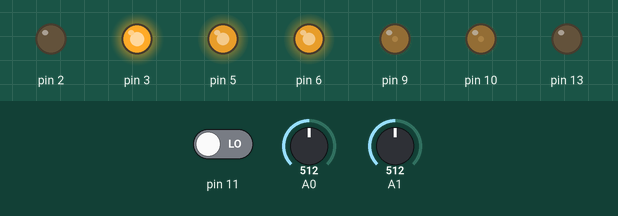
The program below on a simulated Arduino Pro Mini, built with avr-gcc and run on an emulated ATmega328P. Parts: output pins drawn as LEDs (lit = HIGH). The inputs (shaded band) are chosen by the test bench; at power-on: A1 = 512, A0 = 512, pin 11 LOW.

Above: at 1.2 s.
1.3 s: A1 set to 492
At 1.56 s:
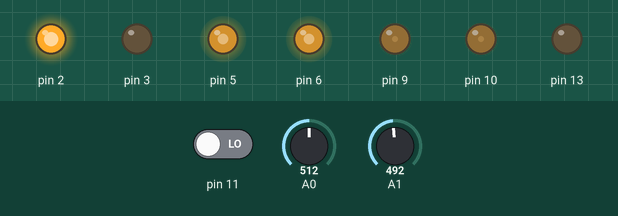
4.3 s: A0 set to 152
7.3 s: A0 set to 135
At 7.56 s:
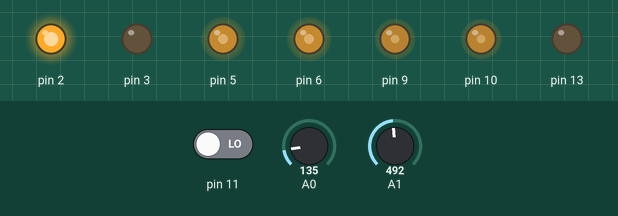
10.3 s: A1 set to 511
At 10.56 s:
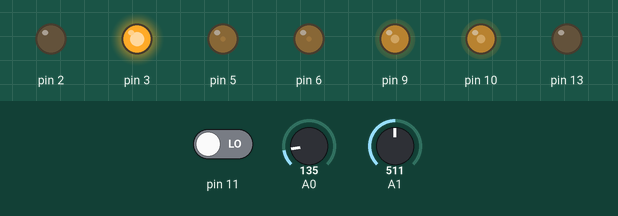
13.3 s: A0 set to 78
16.3 s: A0 set to 65
At 16.56 s:
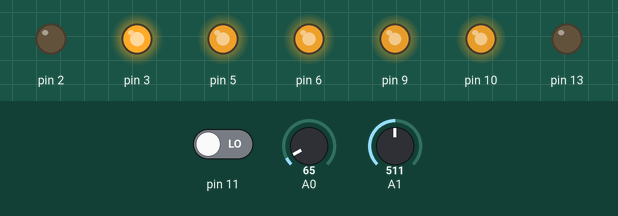
Timing chart, 0 to 20.3 s (numbered marks = the images above; inputs shaded):
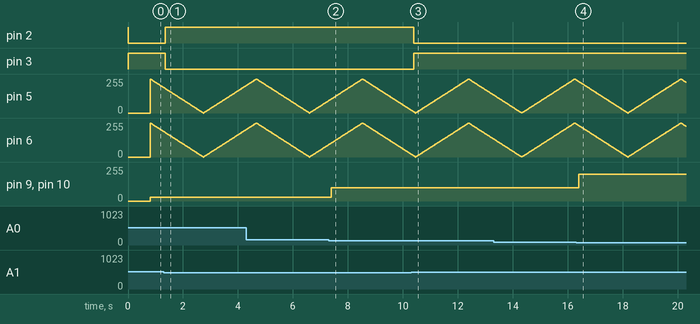

The program:

main.cpp
```cpp
#include <Arduino.h>
#include <Arduino_FreeRTOS.h>
#include <functions.h>
#include <configurations.h>

#define NZEROS 4
#define NPOLES 4
#define GAIN   1.509971716e+00

void TaskControlLightMode( void *pvParameters );
void TaskReadModeButton( void *pvParameters );
void TaskReadLightSensor( void *pvParameters );
void TaskBlink( void *pvParameters );

int light_mode = LIGHT_OFF;
int blink_mode = BLINK_OFF;
int press_duration = 0;

int intensity_mode = MODO_INTENSIDAD_NORMAL;

int short_press_flag = 0;
int blink_counter = 0;

int light_sensor_read = 0;
int light_sensor_read2 = 0;
int light_sensor_normalized_mapped = 0;
float light_sensor_filtered = 0;
float light_sensor_filtered_mapped = 0;

int battery_3_7_voltage = 0;


void setup() {

  Serial.begin(9600);

  /* Configuración de los pines de entrada y salida */
  pinMode(MODE_BUTTON, INPUT);
  pinMode(LED_PIN_FOCUS, OUTPUT);
  pinMode(LED_PIN_WIDE, OUTPUT);
  pinMode(LED_PIN_BATTERY_RED, OUTPUT);
  pinMode(LED_PIN_BATTERY_YELLOW, OUTPUT);
  pinMode(LED_PIN_BATTERY_GREEN, OUTPUT);

  /* Creación de las tareas */
  xTaskCreate(
    TaskControlLightMode
    ,  (const portCHAR *)"ControlLightMode"
    ,  128  // Stack size
    ,  NULL
    ,  3    // Priority
    ,  NULL );

  xTaskCreate(
    TaskReadModeButton
    ,  (const portCHAR *) "ReadModeButton"
    ,  128   // Stack size
    ,  NULL
    ,  2     // Priority
    ,  NULL );

  xTaskCreate(
    TaskReadLightSensor
    ,  (const portCHAR *) "ReadLightSensor"
    ,  128  // Stack size
    ,  NULL
    ,  2    // Priority
    ,  NULL );

  xTaskCreate(
    TaskBlink
    ,  (const portCHAR *)"Blink"
    ,  128  // Stack size
    ,  NULL
    ,  2    // Priority
    ,  NULL );


}

void loop()
{
  // Nada. La magia sucede en las tareas
}

/* Tarea encargada de controlar la intensidad de los LEDs principales */
void TaskControlLightMode(void *pvParameters)
{
  (void) pvParameters;

  for (;;)
  {

    switch(light_mode)
     {
       case LIGHT_OFF:
         analogWrite(LED_PIN_FOCUS, 0);
         analogWrite(LED_PIN_WIDE, 0);
         blink_mode = BLINK_OFF;
         break;
       case LIGHT_ADAPTABLE:
         blink_mode = BLINK_BREATH;
          switch(intensity_mode)
          {
            case MODO_INTENSIDAD_CERCA:
              analogWrite(LED_PIN_FOCUS, PWM_CERCA );
              analogWrite(LED_PIN_WIDE, PWM_CERCA );
              break;
            case MODO_INTENSIDAD_NORMAL:
              analogWrite(LED_PIN_FOCUS, PWM_NORMAL );
              analogWrite(LED_PIN_WIDE, PWM_NORMAL );
              break;
            case MODO_INTENSIDAD_LEJOS:
              analogWrite(LED_PIN_FOCUS, PWM_LEJOS );
              analogWrite(LED_PIN_WIDE, PWM_LEJOS );
              break;
          }
         break;
       case LIGHT_WIDE:
         analogWrite(LED_PIN_WIDE, PWM_CERCA);
         analogWrite(LED_PIN_FOCUS, PWM_APAGADO);
         blink_mode = BLINK_SLOW;
         break;
       case LIGHT_FOCUS:
         analogWrite(LED_PIN_FOCUS, PWM_MAXIMO);
         analogWrite(LED_PIN_WIDE, PWM_APAGADO);
         blink_mode = BLINK_SLOW;
         break;
       case LIGHT_WIDE_AND_FOCUS:
         analogWrite(LED_PIN_FOCUS, PWM_LEJOS);
         analogWrite(LED_PIN_WIDE, PWM_LEJOS);
         blink_mode = BLINK_FAST;
         break;
       default:
         light_mode = LIGHT_OFF;
         break;
     }

    vTaskDelay( 100 / portTICK_PERIOD_MS );
  }
}

/* Tarea encargada de leer el botón de modo.
 * Controla cuanto tiempo se mantuvo presionado el botón */
void TaskReadModeButton(void *pvParameters)
{
  (void) pvParameters;

  pinMode(MODE_BUTTON, INPUT);

  for (;;)
  {
  if (!digitalRead(MODE_BUTTON))
  {
    press_duration++;
    if (press_duration == PRESS_DURATION_LONG)
    {
      light_mode = LIGHT_ADAPTABLE;
      short_press_flag = FALSE;
    }
    if(press_duration < PRESS_DURATION_SHORT)
    {
      short_press_flag = TRUE;
    }
  }
  else
  {
      if (short_press_flag == TRUE)
      {
        if (light_mode <  CONT_MODE_LIGHT)
        {
          light_mode++;
        }
        else
        {
          light_mode = LIGHT_ADAPTABLE;
        }
      }
      press_duration = 0;
      short_press_flag = FALSE;
  }


  check_battery_level(battery_3_7_voltage);

    vTaskDelay(1);
  }
}

/* Tarea encargada de leer el fototransistor.
 * Además actualiza el estado que controla la intensidad de los LED  */
void TaskReadLightSensor(void *pvParameters)
{
  (void) pvParameters;

  pinMode(7, INPUT);
  pinMode(8, INPUT);

  for (;;)
  {


    light_sensor_read = analogRead(A0);

    battery_3_7_voltage = analogRead(A1);

    /* Controlador de la máquina de estados para el control de la intensidad */
    check_brightness_level( light_sensor_read);

    vTaskDelay( 90 / portTICK_PERIOD_MS );
  }
}

/* Tarea encargada de realizar el parpadeo del led RGB */
void TaskBlink(void *pvParameters)  // This is a task.
{
  (void) pvParameters;

  pinMode(LED_PIN_BLINK_BLUE, OUTPUT);
  pinMode(LED_PIN_BLINK_GREEN, OUTPUT);

  for (;;)
  {
    switch(blink_mode)
    {
      case BLINK_OFF:
        analogWrite(LED_PIN_BLINK_BLUE, PWM_BLINK_OFF);
        analogWrite(LED_PIN_BLINK_GREEN, PWM_BLINK_OFF);
        break;
      case BLINK_SLOW:
        blink_counter++;
        if (blink_counter < BLINK_DURATION_SLOW)
        {
          analogWrite(LED_PIN_BLINK_BLUE, PWM_BLINK_OFF);
          analogWrite(LED_PIN_BLINK_GREEN, PWM_BLINK_OFF);
        }
        if ( blink_counter == BLINK_DURATION_SLOW )
        {
          analogWrite(LED_PIN_BLINK_BLUE, PWM_BLINK_ON);
          analogWrite(LED_PIN_BLINK_GREEN, PWM_BLINK_ON);
        }
        if ( blink_counter > BLINK_DURATION_SLOW )
        {
          blink_counter = 0;
        }
        break;
      case BLINK_FAST:
        blink_counter++;
        if (blink_counter < BLINK_DURATION_FAST)
        {
          analogWrite(LED_PIN_BLINK_BLUE, PWM_BLINK_OFF);
          analogWrite(LED_PIN_BLINK_GREEN, PWM_BLINK_OFF);
        }
        if ( blink_counter == BLINK_DURATION_FAST )
        {
          analogWrite(LED_PIN_BLINK_BLUE, PWM_BLINK_OFF);
          analogWrite(LED_PIN_BLINK_GREEN, PWM_BLINK_OFF);
        }
        if ( blink_counter > BLINK_DURATION_FAST )
        {
          blink_counter = 0;
        }
        break;
      case BLINK_BREATH:
        blink_counter++;
        if ( blink_counter <= 127 )
        {
          analogWrite(LED_PIN_BLINK_BLUE, 512 - blink_counter*2 );
          analogWrite(LED_PIN_BLINK_GREEN, 512 - blink_counter*2 );

        }
        if ( blink_counter > 127 && blink_counter < 255 )
        {
          analogWrite(LED_PIN_BLINK_BLUE,blink_counter*2);
          analogWrite(LED_PIN_BLINK_GREEN,blink_counter*2);
        }
        if ( blink_counter == 255 )
        {
          blink_counter = 0;
        }

        break;
    }

    vTaskDelay( 25 / portTICK_PERIOD_MS );
  }
}
```

Measured:
- the behaviour switches between 501 and 500 on A1 (found by bisection; images 0 and 1)
- the behaviour switches between 141 and 140 on A0 (found by bisection; images 1 and 2)
- the behaviour switches between 71 and 70 on A0 (found by bisection; images 3 and 4)
- after the input at 1.3 s, pin 2: LOW → HIGH after 0.06 s; pin 3: HIGH → LOW after 0.06 s
- after the input at 7.3 s, pin 9, pin 10: 30/255 → 100/255 after 0.09 s
- after the input at 10.3 s, pin 2: HIGH → LOW after 0.10 s; pin 3: LOW → HIGH after 0.10 s
- after the input at 16.3 s, pin 9, pin 10: 100/255 → 200/255 after 0.10 s
